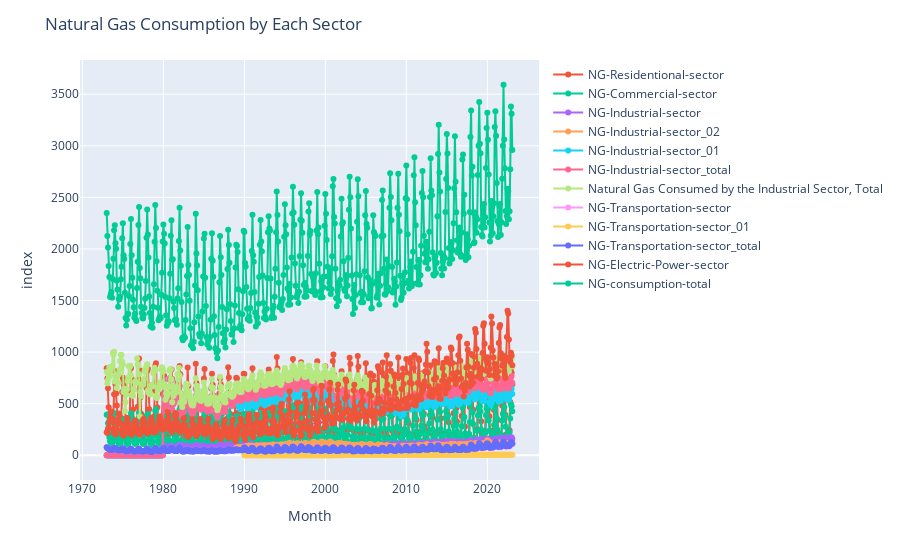

The notebook cell this image was saved under:
### Code cell
import plotly.express as px

def plot_time_series(df, title, save_file):
    fig = px.line(df, x='Month')
    
    for column in df.columns[1:]:
        fig.add_scatter(x=df['Month'], y=df[column], name=column, mode='lines+markers')
    
    fig.update_layout(title=title)
    fig.write_html(save_file)
    fig.show()
    
    # Assuming your dataframe is named 'df'
title = "Natural Gas Consumption by Each Sector"
save_file = "NaturalGasConsumption.html"
plot_time_series(df_monthly, title, save_file)

### Figure 1 — Plotly figure (JSON) as saved in the notebook; plotly's stock layout.template omitted (floating-point values rounded to 4 significant figures; data arrays with more than 128 entries replaced by an {"elided": "..."} marker saying what was removed)
{"data": [{"hovertemplate": "Month=%{x}<br>index=%{y}<extra></extra>", "legendgroup": "", "line": {"color": "#636efa", "dash": "solid"}, "marker": {"symbol": "circle"}, "mode": "lines", "name": "", "orientation": "h", "showlegend": false, "type": "scatter", "x": {"elided": "602 str values"}, "xaxis": "x", "y": {"elided": "602 int values"}, "yaxis": "y"}, {"mode": "lines+markers", "name": "NG-Residentional-sector", "type": "scatter", "x": {"elided": "602 str values"}, "y": {"elided": "602 float values"}}, {"mode": "lines+markers", "name": "NG-Commercial-sector", "type": "scatter", "x": {"elided": "602 str values"}, "y": {"elided": "602 float values"}}, {"mode": "lines+markers", "name": "NG-Industrial-sector", "type": "scatter", "x": {"elided": "602 str values"}, "y": {"elided": "602 float values"}}, {"mode": "lines+markers", "name": "NG-Industrial-sector_02", "type": "scatter", "x": {"elided": "602 str values"}, "y": {"elided": "602 mixed values"}}, {"mode": "lines+markers", "name": "NG-Industrial-sector_01", "type": "scatter", "x": {"elided": "602 str values"}, "y": {"elided": "602 float values"}}, {"mode": "lines+markers", "name": "NG-Industrial-sector_total", "type": "scatter", "x": {"elided": "602 str values"}, "y": {"elided": "602 float values"}}, {"mode": "lines+markers", "name": "Natural Gas Consumed by the Industrial Sector, Total", "type": "scatter", "x": {"elided": "602 str values"}, "y": {"elided": "602 float values"}}, {"mode": "lines+markers", "name": "NG-Transportation-sector", "type": "scatter", "x": {"elided": "602 str values"}, "y": {"elided": "602 float values"}}, {"mode": "lines+markers", "name": "NG-Transportation-sector_01", "type": "scatter", "x": {"elided": "602 str values"}, "y": {"elided": "602 mixed values"}}, {"mode": "lines+markers", "name": "NG-Transportation-sector_total", "type": "scatter", "x": {"elided": "602 str values"}, "y": {"elided": "602 float values"}}, {"mode": "lines+markers", "name": "NG-Electric-Power-sector", "type": "scatter", "x": {"elided": "602 str values"}, "y": {"elided": "602 float values"}}, {"mode": "lines+markers", "name": "NG-consumption-total", "type": "scatter", "x": {"elided": "602 str values"}, "y": {"elided": "602 float values"}}], "layout": {"legend": {"tracegroupgap": 0}, "margin": {"t": 60}, "title": {"text": "Natural Gas Consumption by Each Sector"}, "xaxis": {"anchor": "y", "domain": [0, 1], "title": {"text": "Month"}}, "yaxis": {"anchor": "x", "domain": [0, 1], "title": {"text": "index"}}}}
